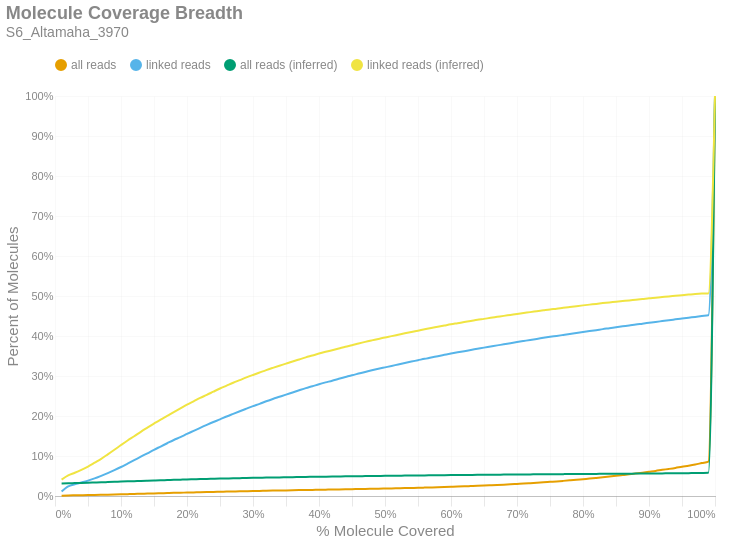

Notebook source saved alongside this figure:
### Markdown cell above
### Molecule Read Coverage
This chart shows molecule coverage breadth as computed by the number of bases aligned to that molecule. In other words, "*how much of each unique long molecule is actually sequenced/aligned?*" Keep in mind there is a distinction between sequences and alignments, since some sequences belonging to a particular molecule may not align well and wouldn't appear in the alignment data. This chart also shows molecule coverage breadth as computed by the *inferred fragment* from which the aligned sequences originate. Unlike read coverage, this calculation takes into account the total insert size, including unsequenced gaps between the forward and reverse reads. Like the previous figures, these are cumulative percents.

### Code cell
if SKIPLR:
    print_html(f"Skipped")
else:
    binned_df = consolidated_hist(valids['coverage_bp'], mask, 0.01, True)
    binned_df_inf = consolidated_hist(valids['coverage_inserts'], mask, 0.01, True)
    binned_df = binned_df.with_columns(pl.lit(binned_df_inf['all reads (cumsum)']).alias('all reads (inferred)'))
    binned_df = binned_df.with_columns(pl.lit(binned_df_inf['linked reads (cumsum)']).alias('linked reads (inferred)'))
    binned_df = binned_df.with_columns(
        (pl.col('bin').cast(pl.Float64) + 0.01).alias('right_edge')
    )

    with SafeRender(binned_df):
        (
            density_plot(binned_df, 'Molecule Coverage Breadth', samplename, 'molcov', ['all reads (inferred)','linked reads (inferred)'])
            .encode(
                #x=alt.X('bin:Q', title="% Molecule Covered").axis(format = '%').scale(padding=0),
                x=alt.X('right_edge:Q', title="% Molecule Covered").axis(format='%').scale(padding=0),
                y=alt.Y('value:Q', title='Percent of Molecules')
                    .axis(format='%')
                    .stack(False)
                    .scale(domainMin=0, padding=0),
                color=alt.Color("key:N").scale(domain = ["all reads", "linked reads", "all reads (inferred)", "linked reads (inferred)"]),
                tooltip = [
                    alt.Tooltip("key:N", title = "Data Type"),
                    alt.Tooltip("range_label:N", title="% Molecule Covered"),
                    alt.Tooltip("value:Q", format = ".2%", title="% Molecules")
                ]
            )
        ).display()

### Figure 1 — Vega-Lite specification as saved in the notebook (floating-point values rounded to 4 significant figures)
{"width": "container", "height": 400, "config": {"title": {"anchor": "start", "dy": -15, "fontSize": 18, "color": "#888888", "subtitleColor": "#888888", "subtitleFontSize": 14}, "arc": {"fill": "#0072B2"}, "axis": {"domainColor": "#888888", "domainWidth": 0.5, "gridWidth": 0.2, "grid": false, "titleFontWeight": 400, "titleFontSize": 15, "labelFontSize": 11, "labelColor": "#888888", "tickColor": "#888888", "tickWidth": 0.2, "titleColor": "#888888"}, "axisBand": {"grid": false}, "axisX": {"grid": true, "tickSize": 10, "domainCap": "round"}, "axisY": {"domain": false, "grid": true, "tickSize": 0, "domainCap": "round"}, "background": "transparent", "header": {"labelFontSize": 15, "labelColor": "#888888", "titleFontSize": 15, "titleFontWeight": 600, "titleColor": "#888888"}, "legend": {"labelFont": "sans-serif", "labelFontSize": 12, "labelColor": "#888888", "symbolSize": 100, "symbolType": "circle", "titleFontSize": 12, "titlePadding": 10, "titleColor": "#888888", "title": null, "orient": "top"}, "range": {"category": ["#E69F00", "#56B4E9", "#009E73", "#F0E442", "#0072B2", "#D55E00", "#CC79A7", "#000000"], "diverging": ["#cfe8f3", "#a2d4ec", "#73bfe2", "#46abdb", "#1696d2", "#12719e"]}, "area": {"fill": "#0072B2", "fillOpacity": 0.7, "line": true, "strokeOpacity": 0.7}, "line": {"color": "#0072B2", "stroke": "#0072B2", "strokeWidth": 2}, "trail": {"color": "#0072B2", "stroke": "#0072B2", "strokeWidth": 0, "size": 1}, "point": {"filled": true, "fillOpacity": 1.0, "size": 95}, "text": {"color": "#888888", "fontSize": 11, "align": "right", "fontWeight": 400, "size": 11}, "bar": {"fill": "#0072B2", "stroke": null}, "view": {"stroke": null, "continuousWidth": 660, "continuousHeight": 400}}, "data": {"name": "data-177370ab03d95d02e1f944f8d238da93"}, "mark": {"type": "line", "interpolate": "monotone", "point": {"opacity": 0, "size": 275}}, "encoding": {"color": {"field": "key", "scale": {"domain": ["all reads", "linked reads", "all reads (inferred)", "linked reads (inferred)"]}, "type": "nominal"}, "tooltip": [{"field": "key", "title": "Data Type", "type": "nominal"}, {"field": "range_label", "title": "% Molecule Covered", "type": "nominal"}, {"field": "value", "format": ".2%", "title": "% Molecules", "type": "quantitative"}], "x": {"axis": {"format": "%"}, "field": "right_edge", "scale": {"padding": 0}, "title": "% Molecule Covered", "type": "quantitative"}, "y": {"axis": {"format": "%"}, "field": "value", "scale": {"domainMin": 0, "padding": 0}, "stack": false, "title": "Percent of Molecules", "type": "quantitative"}}, "params": [{"name": "param_c36ac31b6afebe62", "select": {"type": "point", "fields": ["key"]}, "bind": "legend"}], "title": {"text": "Molecule Coverage Breadth", "subtitle": "S6_Altamaha_3970"}, "transform": [{"fold": ["all reads (cumsum)", "linked reads (cumsum)", "all reads (inferred)", "linked reads (inferred)"]}, {"calculate": "replace(datum.key, ' (cumsum)', '')", "as": "key"}, {"filter": {"param": "param_c36ac31b6afebe62"}}], "usermeta": {"embedOptions": {"downloadFileName": "S6_Altamaha_3970.molcov"}}, "$schema": "https://vega.github.io/schema/vega-lite/v6.1.0.json", "datasets": {"data-177370ab03d95d02e1f944f8d238da93": [{"bin": "0.0", "interval": "0.0-0.01", "all reads": 0.0006482, "linked reads": 0.01096, "all reads (cumsum)": 0.0006482, "linked reads (cumsum)": 0.01096, "range_label": "0.0-0.01", "all reads (inferred)": 0.03135, "linked reads (inferred)": 0.04111, "right_edge": 0.01}, {"bin": "0.01", "interval": "0.01-0.02", "all reads": 0.0007296, "linked reads": 0.01281, "all reads (cumsum)": 0.001378, "linked reads (cumsum)": 0.02378, "range_label": "0.01-0.02", "all reads (inferred)": 0.03191, "linked reads (inferred)": 0.05157, "right_edge": 0.02}, {"bin": "0.02", "interval": "0.02-0.03", "all reads": 0.0003298, "linked reads": 0.00556, "all reads (cumsum)": 0.001708, "linked reads (cumsum)": 0.02934, "range_label": "0.02-0.03", "all reads (inferred)": 0.03226, "linked reads (inferred)": 0.0581, "right_edge": 0.03}, {"bin": "0.03", "interval": "0.03-0.04", "all reads": 0.0002662, "linked reads": 0.004468, "all reads (cumsum)": 0.001974, "linked reads (cumsum)": 0.0338, "range_label": "0.03-0.04", "all reads (inferred)": 0.03266, "linked reads (inferred)": 0.06547, "right_edge": 0.04}, {"bin": "0.04", "interval": "0.04-0.05", "all reads": 0.000277, "linked reads": 0.004744, "all reads (cumsum)": 0.002251, "linked reads (cumsum)": 0.03855, "range_label": "0.04-0.05", "all reads (inferred)": 0.03311, "linked reads (inferred)": 0.07371, "right_edge": 0.05}, {"bin": "0.05", "interval": "0.05-0.06", "all reads": 0.0003148, "linked reads": 0.005409, "all reads (cumsum)": 0.002566, "linked reads (cumsum)": 0.04396, "range_label": "0.05-0.06", "all reads (inferred)": 0.03363, "linked reads (inferred)": 0.08326, "right_edge": 0.06}, {"bin": "0.06", "interval": "0.06-0.07", "all reads": 0.0003598, "linked reads": 0.006419, "all reads (cumsum)": 0.002925, "linked reads (cumsum)": 0.05037, "range_label": "0.06-0.07", "all reads (inferred)": 0.03416, "linked reads (inferred)": 0.09297, "right_edge": 0.07}, {"bin": "0.07", "interval": "0.07-0.08", "all reads": 0.0003809, "linked reads": 0.00684, "all reads (cumsum)": 0.003306, "linked reads (cumsum)": 0.05721, "range_label": "0.07-0.08", "all reads (inferred)": 0.03475, "linked reads (inferred)": 0.1041, "right_edge": 0.08}, {"bin": "0.08", "interval": "0.08-0.09", "all reads": 0.0004093, "linked reads": 0.007392, "all reads (cumsum)": 0.003716, "linked reads (cumsum)": 0.06461, "range_label": "0.08-0.09", "all reads (inferred)": 0.03536, "linked reads (inferred)": 0.1156, "right_edge": 0.09}, {"bin": "0.09", "interval": "0.09-0.1", "all reads": 0.0004386, "linked reads": 0.007919, "all reads (cumsum)": 0.004154, "linked reads (cumsum)": 0.07253, "range_label": "0.09-0.1", "all reads (inferred)": 0.03599, "linked reads (inferred)": 0.1274, "right_edge": 0.1}, {"bin": "0.1", "interval": "0.1-0.11", "all reads": 0.0004631, "linked reads": 0.008484, "all reads (cumsum)": 0.004617, "linked reads (cumsum)": 0.08101, "range_label": "0.1-0.11", "all reads (inferred)": 0.0366, "linked reads (inferred)": 0.1388, "right_edge": 0.11}, {"bin": "0.11", "interval": "0.11-0.12", "all reads": 0.0004663, "linked reads": 0.008572, "all reads (cumsum)": 0.005084, "linked reads (cumsum)": 0.08958, "range_label": "0.11-0.12", "all reads (inferred)": 0.03717, "linked reads (inferred)": 0.1494, "right_edge": 0.12}, {"bin": "0.12", "interval": "0.12-0.13", "all reads": 0.0004777, "linked reads": 0.008766, "all reads (cumsum)": 0.005561, "linked reads (cumsum)": 0.09835, "range_label": "0.12-0.13", "all reads (inferred)": 0.03776, "linked reads (inferred)": 0.1605, "right_edge": 0.13}, {"bin": "0.13", "interval": "0.13-0.14", "all reads": 0.000467, "linked reads": 0.008484, "all reads (cumsum)": 0.006028, "linked reads (cumsum)": 0.1068, "range_label": "0.13-0.14", "all reads (inferred)": 0.03831, "linked reads (inferred)": 0.1709, "right_edge": 0.14}, {"bin": "0.14", "interval": "0.14-0.15", "all reads": 0.0004722, "linked reads": 0.008735, "all reads (cumsum)": 0.006501, "linked reads (cumsum)": 0.1156, "range_label": "0.14-0.15", "all reads (inferred)": 0.03886, "linked reads (inferred)": 0.1812, "right_edge": 0.15}, {"bin": "0.15", "interval": "0.15-0.16", "all reads": 0.0004386, "linked reads": 0.008101, "all reads (cumsum)": 0.006939, "linked reads (cumsum)": 0.1237, "range_label": "0.15-0.16", "all reads (inferred)": 0.03939, "linked reads (inferred)": 0.1911, "right_edge": 0.16}, {"bin": "0.16", "interval": "0.16-0.17", "all reads": 0.0004455, "linked reads": 0.008208, "all reads (cumsum)": 0.007385, "linked reads (cumsum)": 0.1319, "range_label": "0.16-0.17", "all reads (inferred)": 0.03988, "linked reads (inferred)": 0.2003, "right_edge": 0.17}, {"bin": "0.17", "interval": "0.17-0.18", "all reads": 0.0004419, "linked reads": 0.008145, "all reads (cumsum)": 0.007826, "linked reads (cumsum)": 0.14, "range_label": "0.17-0.18", "all reads (inferred)": 0.04039, "linked reads (inferred)": 0.21, "right_edge": 0.18}, {"bin": "0.18", "interval": "0.18-0.19", "all reads": 0.0003868, "linked reads": 0.007153, "all reads (cumsum)": 0.008213, "linked reads (cumsum)": 0.1472, "range_label": "0.18-0.19", "all reads (inferred)": 0.04089, "linked reads (inferred)": 0.2193, "right_edge": 0.19}, {"bin": "0.19", "interval": "0.19-0.2", "all reads": 0.0004318, "linked reads": 0.007931, "all reads (cumsum)": 0.008645, "linked reads (cumsum)": 0.1551, "range_label": "0.19-0.2", "all reads (inferred)": 0.04138, "linked reads (inferred)": 0.2286, "right_edge": 0.2}, {"bin": "0.2", "interval": "0.2-0.21", "all reads": 0.0004096, "linked reads": 0.007599, "all reads (cumsum)": 0.009055, "linked reads (cumsum)": 0.1627, "range_label": "0.2-0.21", "all reads (inferred)": 0.04182, "linked reads (inferred)": 0.2368, "right_edge": 0.21}, {"bin": "0.21", "interval": "0.21-0.22", "all reads": 0.0004243, "linked reads": 0.007775, "all reads (cumsum)": 0.009479, "linked reads (cumsum)": 0.1705, "range_label": "0.21-0.22", "all reads (inferred)": 0.04227, "linked reads (inferred)": 0.2453, "right_edge": 0.22}, {"bin": "0.22", "interval": "0.22-0.23", "all reads": 0.0003976, "linked reads": 0.007367, "all reads (cumsum)": 0.009877, "linked reads (cumsum)": 0.1778, "range_label": "0.22-0.23", "all reads (inferred)": 0.04267, "linked reads (inferred)": 0.2528, "right_edge": 0.23}, {"bin": "0.23", "interval": "0.23-0.24", "all reads": 0.0003855, "linked reads": 0.007084, "all reads (cumsum)": 0.01026, "linked reads (cumsum)": 0.1849, "range_label": "0.23-0.24", "all reads (inferred)": 0.0431, "linked reads (inferred)": 0.2609, "right_edge": 0.24}, {"bin": "0.24", "interval": "0.24-0.25", "all reads": 0.000365, "linked reads": 0.006689, "all reads (cumsum)": 0.01063, "linked reads (cumsum)": 0.1916, "range_label": "0.24-0.25", "all reads (inferred)": 0.04352, "linked reads (inferred)": 0.2688, "right_edge": 0.25}, {"bin": "0.25", "interval": "0.25-0.26", "all reads": 0.0003858, "linked reads": 0.007141, "all reads (cumsum)": 0.01101, "linked reads (cumsum)": 0.1988, "range_label": "0.25-0.26", "all reads (inferred)": 0.0439, "linked reads (inferred)": 0.276, "right_edge": 0.26}, {"bin": "0.26", "interval": "0.26-0.27", "all reads": 0.0003624, "linked reads": 0.006658, "all reads (cumsum)": 0.01138, "linked reads (cumsum)": 0.2054, "range_label": "0.26-0.27", "all reads (inferred)": 0.04428, "linked reads (inferred)": 0.2832, "right_edge": 0.27}, {"bin": "0.27", "interval": "0.27-0.28", "all reads": 0.0003591, "linked reads": 0.006564, "all reads (cumsum)": 0.01173, "linked reads (cumsum)": 0.212, "range_label": "0.27-0.28", "all reads (inferred)": 0.04464, "linked reads (inferred)": 0.2898, "right_edge": 0.28}, {"bin": "0.28", "interval": "0.28-0.29", "all reads": 0.0003523, "linked reads": 0.006388, "all reads (cumsum)": 0.01209, "linked reads (cumsum)": 0.2184, "range_label": "0.28-0.29", "all reads (inferred)": 0.045, "linked reads (inferred)": 0.2964, "right_edge": 0.29}, {"bin": "0.29", "interval": "0.29-0.3", "all reads": 0.00035, "linked reads": 0.006319, "all reads (cumsum)": 0.01244, "linked reads (cumsum)": 0.2247, "range_label": "0.29-0.3", "all reads (inferred)": 0.04533, "linked reads (inferred)": 0.3026, "right_edge": 0.3}, {"bin": "0.3", "interval": "0.3-0.31", "all reads": 0.0003233, "linked reads": 0.00571, "all reads (cumsum)": 0.01276, "linked reads (cumsum)": 0.2304, "range_label": "0.3-0.31", "all reads (inferred)": 0.04564, "linked reads (inferred)": 0.3086, "right_edge": 0.31}, {"bin": "0.31", "interval": "0.31-0.32", "all reads": 0.0003503, "linked reads": 0.00635, "all reads (cumsum)": 0.01311, "linked reads (cumsum)": 0.2367, "range_label": "0.31-0.32", "all reads (inferred)": 0.04597, "linked reads (inferred)": 0.3147, "right_edge": 0.32}, {"bin": "0.32", "interval": "0.32-0.33", "all reads": 0.0003288, "linked reads": 0.005867, "all reads (cumsum)": 0.01344, "linked reads (cumsum)": 0.2426, "range_label": "0.32-0.33", "all reads (inferred)": 0.04627, "linked reads (inferred)": 0.3203, "right_edge": 0.33}, {"bin": "0.33", "interval": "0.33-0.34", "all reads": 0.0003063, "linked reads": 0.005378, "all reads (cumsum)": 0.01375, "linked reads (cumsum)": 0.248, "range_label": "0.33-0.34", "all reads (inferred)": 0.04656, "linked reads (inferred)": 0.3257, "right_edge": 0.34}, {"bin": "0.34", "interval": "0.34-0.35", "all reads": 0.0003141, "linked reads": 0.005396, "all reads (cumsum)": 0.01406, "linked reads (cumsum)": 0.2534, "range_label": "0.34-0.35", "all reads (inferred)": 0.04684, "linked reads (inferred)": 0.331, "right_edge": 0.35}, {"bin": "0.35", "interval": "0.35-0.36", "all reads": 0.0003161, "linked reads": 0.005522, "all reads (cumsum)": 0.01438, "linked reads (cumsum)": 0.2589, "range_label": "0.35-0.36", "all reads (inferred)": 0.04712, "linked reads (inferred)": 0.3364, "right_edge": 0.36}, {"bin": "0.36", "interval": "0.36-0.37", "all reads": 0.0003138, "linked reads": 0.005422, "all reads (cumsum)": 0.01469, "linked reads (cumsum)": 0.2643, "range_label": "0.36-0.37", "all reads (inferred)": 0.04739, "linked reads (inferred)": 0.3414, "right_edge": 0.37}, {"bin": "0.37", "interval": "0.37-0.38", "all reads": 0.0003119, "linked reads": 0.00529, "all reads (cumsum)": 0.015, "linked reads (cumsum)": 0.2696, "range_label": "0.37-0.38", "all reads (inferred)": 0.04767, "linked reads (inferred)": 0.3465, "right_edge": 0.38}, {"bin": "0.38", "interval": "0.38-0.39", "all reads": 0.0002881, "linked reads": 0.004775, "all reads (cumsum)": 0.01529, "linked reads (cumsum)": 0.2744, "range_label": "0.38-0.39", "all reads (inferred)": 0.04792, "linked reads (inferred)": 0.3512, "right_edge": 0.39}, {"bin": "0.39", "interval": "0.39-0.4", "all reads": 0.0003063, "linked reads": 0.004989, "all reads (cumsum)": 0.0156, "linked reads (cumsum)": 0.2794, "range_label": "0.39-0.4", "all reads (inferred)": 0.04818, "linked reads (inferred)": 0.3561, "right_edge": 0.4}, {"bin": "0.4", "interval": "0.4-0.41", "all reads": 0.000291, "linked reads": 0.004593, "all reads (cumsum)": 0.01589, "linked reads (cumsum)": 0.284, "range_label": "0.4-0.41", "all reads (inferred)": 0.04842, "linked reads (inferred)": 0.3604, "right_edge": 0.41}, {"bin": "0.41", "interval": "0.41-0.42", "all reads": 0.0002698, "linked reads": 0.004361, "all reads (cumsum)": 0.01616, "linked reads (cumsum)": 0.2883, "range_label": "0.41-0.42", "all reads (inferred)": 0.04864, "linked reads (inferred)": 0.3645, "right_edge": 0.42}, {"bin": "0.42", "interval": "0.42-0.43", "all reads": 0.0003093, "linked reads": 0.004744, "all reads (cumsum)": 0.01647, "linked reads (cumsum)": 0.2931, "range_label": "0.42-0.43", "all reads (inferred)": 0.04887, "linked reads (inferred)": 0.3688, "right_edge": 0.43}, {"bin": "0.43", "interval": "0.43-0.44", "all reads": 0.0003102, "linked reads": 0.004424, "all reads (cumsum)": 0.01678, "linked reads (cumsum)": 0.2975, "range_label": "0.43-0.44", "all reads (inferred)": 0.04911, "linked reads (inferred)": 0.3732, "right_edge": 0.44}, {"bin": "0.44", "interval": "0.44-0.45", "all reads": 0.0003115, "linked reads": 0.004499, "all reads (cumsum)": 0.01709, "linked reads (cumsum)": 0.302, "range_label": "0.44-0.45", "all reads (inferred)": 0.04932, "linked reads (inferred)": 0.377, "right_edge": 0.45}, {"bin": "0.45", "interval": "0.45-0.46", "all reads": 0.0002985, "linked reads": 0.004041, "all reads (cumsum)": 0.01739, "linked reads (cumsum)": 0.306, "range_label": "0.45-0.46", "all reads (inferred)": 0.04956, "linked reads (inferred)": 0.3813, "right_edge": 0.46}, {"bin": "0.46", "interval": "0.46-0.47", "all reads": 0.000307, "linked reads": 0.004028, "all reads (cumsum)": 0.01769, "linked reads (cumsum)": 0.3101, "range_label": "0.46-0.47", "all reads (inferred)": 0.04978, "linked reads (inferred)": 0.3853, "right_edge": 0.47}, {"bin": "0.47", "interval": "0.47-0.48", "all reads": 0.0003252, "linked reads": 0.004098, "all reads (cumsum)": 0.01802, "linked reads (cumsum)": 0.3142, "range_label": "0.47-0.48", "all reads (inferred)": 0.04999, "linked reads (inferred)": 0.3891, "right_edge": 0.48}, {"bin": "0.48", "interval": "0.48-0.49", "all reads": 0.000336, "linked reads": 0.003821, "all reads (cumsum)": 0.01835, "linked reads (cumsum)": 0.318, "range_label": "0.48-0.49", "all reads (inferred)": 0.05019, "linked reads (inferred)": 0.3926, "right_edge": 0.49}, {"bin": "0.49", "interval": "0.49-0.5", "all reads": 0.0003265, "linked reads": 0.003545, "all reads (cumsum)": 0.01868, "linked reads (cumsum)": 0.3215, "range_label": "0.49-0.5", "all reads (inferred)": 0.0504, "linked reads (inferred)": 0.3964, "right_edge": 0.5}, {"bin": "0.5", "interval": "0.5-0.51", "all reads": 0.0003148, "linked reads": 0.003533, "all reads (cumsum)": 0.019, "linked reads (cumsum)": 0.3251, "range_label": "0.5-0.51", "all reads (inferred)": 0.05058, "linked reads (inferred)": 0.3997, "right_edge": 0.51}, {"bin": "0.51", "interval": "0.51-0.52", "all reads": 0.0003731, "linked reads": 0.003777, "all reads (cumsum)": 0.01937, "linked reads (cumsum)": 0.3288, "range_label": "0.51-0.52", "all reads (inferred)": 0.05077, "linked reads (inferred)": 0.4032, "right_edge": 0.52}, {"bin": "0.52", "interval": "0.52-0.53", "all reads": 0.0003702, "linked reads": 0.003639, "all reads (cumsum)": 0.01974, "linked reads (cumsum)": 0.3325, "range_label": "0.52-0.53", "all reads (inferred)": 0.05097, "linked reads (inferred)": 0.4066, "right_edge": 0.53}, {"bin": "0.53", "interval": "0.53-0.54", "all reads": 0.000406, "linked reads": 0.003552, "all reads (cumsum)": 0.02014, "linked reads (cumsum)": 0.336, "range_label": "0.53-0.54", "all reads (inferred)": 0.05116, "linked reads (inferred)": 0.4101, "right_edge": 0.54}, {"bin": "0.54", "interval": "0.54-0.55", "all reads": 0.0004083, "linked reads": 0.003426, "all reads (cumsum)": 0.02055, "linked reads (cumsum)": 0.3395, "range_label": "0.54-0.55", "all reads (inferred)": 0.05134, "linked reads (inferred)": 0.4134, "right_edge": 0.55}, {"bin": "0.55", "interval": "0.55-0.56", "all reads": 0.0004497, "linked reads": 0.003514, "all reads (cumsum)": 0.021, "linked reads (cumsum)": 0.343, "range_label": "0.55-0.56", "all reads (inferred)": 0.05153, "linked reads (inferred)": 0.4166, "right_edge": 0.56}, {"bin": "0.56", "interval": "0.56-0.57", "all reads": 0.0004579, "linked reads": 0.003169, "all reads (cumsum)": 0.02146, "linked reads (cumsum)": 0.3461, "range_label": "0.56-0.57", "all reads (inferred)": 0.05171, "linked reads (inferred)": 0.42, "right_edge": 0.57}, {"bin": "0.57", "interval": "0.57-0.58", "all reads": 0.0004647, "linked reads": 0.003457, "all reads (cumsum)": 0.02193, "linked reads (cumsum)": 0.3496, "range_label": "0.57-0.58", "all reads (inferred)": 0.05188, "linked reads (inferred)": 0.423, "right_edge": 0.58}, {"bin": "0.58", "interval": "0.58-0.59", "all reads": 0.0005041, "linked reads": 0.003257, "all reads (cumsum)": 0.02243, "linked reads (cumsum)": 0.3529, "range_label": "0.58-0.59", "all reads (inferred)": 0.05206, "linked reads (inferred)": 0.4261, "right_edge": 0.59}, {"bin": "0.59", "interval": "0.59-0.6", "all reads": 0.0005325, "linked reads": 0.003232, "all reads (cumsum)": 0.02296, "linked reads (cumsum)": 0.3561, "range_label": "0.59-0.6", "all reads (inferred)": 0.05224, "linked reads (inferred)": 0.4292, "right_edge": 0.6}, {"bin": "0.6", "interval": "0.6-0.61", "all reads": 0.0005432, "linked reads": 0.003025, "all reads (cumsum)": 0.02351, "linked reads (cumsum)": 0.3591, "range_label": "0.6-0.61", "all reads (inferred)": 0.05239, "linked reads (inferred)": 0.432, "right_edge": 0.61}, {"bin": "0.61", "interval": "0.61-0.62", "all reads": 0.0005823, "linked reads": 0.002962, "all reads (cumsum)": 0.02409, "linked reads (cumsum)": 0.3621, "range_label": "0.61-0.62", "all reads (inferred)": 0.05255, "linked reads (inferred)": 0.4348, "right_edge": 0.62}, {"bin": "0.62", "interval": "0.62-0.63", "all reads": 0.0006361, "linked reads": 0.003018, "all reads (cumsum)": 0.02472, "linked reads (cumsum)": 0.3651, "range_label": "0.62-0.63", "all reads (inferred)": 0.05271, "linked reads (inferred)": 0.4375, "right_edge": 0.63}, {"bin": "0.63", "interval": "0.63-0.64", "all reads": 0.000642, "linked reads": 0.002874, "all reads (cumsum)": 0.02537, "linked reads (cumsum)": 0.368, "range_label": "0.63-0.64", "all reads (inferred)": 0.05288, "linked reads (inferred)": 0.4403, "right_edge": 0.64}, {"bin": "0.64", "interval": "0.64-0.65", "all reads": 0.0006749, "linked reads": 0.002981, "all reads (cumsum)": 0.02604, "linked reads (cumsum)": 0.371, "range_label": "0.64-0.65", "all reads (inferred)": 0.05302, "linked reads (inferred)": 0.4428, "right_edge": 0.65}, {"bin": "0.65", "interval": "0.65-0.66", "all reads": 0.0007306, "linked reads": 0.002736, "all reads (cumsum)": 0.02677, "linked reads (cumsum)": 0.3737, "range_label": "0.65-0.66", "all reads (inferred)": 0.05316, "linked reads (inferred)": 0.4454, "right_edge": 0.66}, {"bin": "0.66", "interval": "0.66-0.67", "all reads": 0.0007459, "linked reads": 0.002868, "all reads (cumsum)": 0.02752, "linked reads (cumsum)": 0.3766, "range_label": "0.66-0.67", "all reads (inferred)": 0.05331, "linked reads (inferred)": 0.4478, "right_edge": 0.67}, {"bin": "0.67", "interval": "0.67-0.68", "all reads": 0.0008065, "linked reads": 0.002598, "all reads (cumsum)": 0.02832, "linked reads (cumsum)": 0.3792, "range_label": "0.67-0.68", "all reads (inferred)": 0.05346, "linked reads (inferred)": 0.4503, "right_edge": 0.68}, {"bin": "0.68", "interval": "0.68-0.69", "all reads": 0.0008548, "linked reads": 0.002899, "all reads (cumsum)": 0.02918, "linked reads (cumsum)": 0.3821, "range_label": "0.68-0.69", "all reads (inferred)": 0.0536, "linked reads (inferred)": 0.4527, "right_edge": 0.69}, {"bin": "0.69", "interval": "0.69-0.7", "all reads": 0.0009239, "linked reads": 0.002673, "all reads (cumsum)": 0.0301, "linked reads (cumsum)": 0.3847, "range_label": "0.69-0.7", "all reads (inferred)": 0.05374, "linked reads (inferred)": 0.4551, "right_edge": 0.7}, {"bin": "0.7", "interval": "0.7-0.71", "all reads": 0.0009151, "linked reads": 0.002717, "all reads (cumsum)": 0.03102, "linked reads (cumsum)": 0.3874, "range_label": "0.7-0.71", "all reads (inferred)": 0.05387, "linked reads (inferred)": 0.4573, "right_edge": 0.71}, {"bin": "0.71", "interval": "0.71-0.72", "all reads": 0.001006, "linked reads": 0.002736, "all reads (cumsum)": 0.03202, "linked reads (cumsum)": 0.3902, "range_label": "0.71-0.72", "all reads (inferred)": 0.05401, "linked reads (inferred)": 0.4597, "right_edge": 0.72}, {"bin": "0.72", "interval": "0.72-0.73", "all reads": 0.001034, "linked reads": 0.002491, "all reads (cumsum)": 0.03306, "linked reads (cumsum)": 0.3927, "range_label": "0.72-0.73", "all reads (inferred)": 0.05414, "linked reads (inferred)": 0.4619, "right_edge": 0.73}, {"bin": "0.73", "interval": "0.73-0.74", "all reads": 0.001088, "linked reads": 0.002723, "all reads (cumsum)": 0.03415, "linked reads (cumsum)": 0.3954, "range_label": "0.73-0.74", "all reads (inferred)": 0.05427, "linked reads (inferred)": 0.4642, "right_edge": 0.74}, {"bin": "0.74", "interval": "0.74-0.75", "all reads": 0.001199, "linked reads": 0.002573, "all reads (cumsum)": 0.03534, "linked reads (cumsum)": 0.398, "range_label": "0.74-0.75", "all reads (inferred)": 0.05441, "linked reads (inferred)": 0.4664, "right_edge": 0.75}, {"bin": "0.75", "interval": "0.75-0.76", "all reads": 0.001176, "linked reads": 0.002272, "all reads (cumsum)": 0.03652, "linked reads (cumsum)": 0.4002, "range_label": "0.75-0.76", "all reads (inferred)": 0.05453, "linked reads (inferred)": 0.4683, "right_edge": 0.76}, {"bin": "0.76", "interval": "0.76-0.77", "all reads": 0.001287, "linked reads": 0.002378, "all reads (cumsum)": 0.03781, "linked reads (cumsum)": 0.4026, "range_label": "0.76-0.77", "all reads (inferred)": 0.05467, "linked reads (inferred)": 0.4706, "right_edge": 0.77}, {"bin": "0.77", "interval": "0.77-0.78", "all reads": 0.001344, "linked reads": 0.002416, "all reads (cumsum)": 0.03915, "linked reads (cumsum)": 0.405, "range_label": "0.77-0.78", "all reads (inferred)": 0.05479, "linked reads (inferred)": 0.4726, "right_edge": 0.78}, {"bin": "0.78", "interval": "0.78-0.79", "all reads": 0.001399, "linked reads": 0.002579, "all reads (cumsum)": 0.04055, "linked reads (cumsum)": 0.4076, "range_label": "0.78-0.79", "all reads (inferred)": 0.05492, "linked reads (inferred)": 0.4746, "right_edge": 0.79}, {"bin": "0.79", "interval": "0.79-0.8", "all reads": 0.001536, "linked reads": 0.002372, "all reads (cumsum)": 0.04208, "linked reads (cumsum)": 0.41, "range_label": "0.79-0.8", "all reads (inferred)": 0.05504, "linked reads (inferred)": 0.4766, "right_edge": 0.8}, {"bin": "0.8", "interval": "0.8-0.81", "all reads": 0.001441, "linked reads": 0.002253, "all reads (cumsum)": 0.04353, "linked reads (cumsum)": 0.4122, "range_label": "0.8-0.81", "all reads (inferred)": 0.05516, "linked reads (inferred)": 0.4784, "right_edge": 0.81}, {"bin": "0.81", "interval": "0.81-0.82", "all reads": 0.00161, "linked reads": 0.002372, "all reads (cumsum)": 0.04514, "linked reads (cumsum)": 0.4146, "range_label": "0.81-0.82", "all reads (inferred)": 0.05528, "linked reads (inferred)": 0.4802, "right_edge": 0.82}, {"bin": "0.82", "interval": "0.82-0.83", "all reads": 0.001687, "linked reads": 0.002592, "all reads (cumsum)": 0.04682, "linked reads (cumsum)": 0.4172, "range_label": "0.82-0.83", "all reads (inferred)": 0.05541, "linked reads (inferred)": 0.4822, "right_edge": 0.83}, {"bin": "0.83", "interval": "0.83-0.84", "all reads": 0.001729, "linked reads": 0.002259, "all reads (cumsum)": 0.04855, "linked reads (cumsum)": 0.4195, "range_label": "0.83-0.84", "all reads (inferred)": 0.05553, "linked reads (inferred)": 0.484, "right_edge": 0.84}, {"bin": "0.84", "interval": "0.84-0.85", "all reads": 0.001798, "linked reads": 0.002422, "all reads (cumsum)": 0.05035, "linked reads (cumsum)": 0.4219, "range_label": "0.84-0.85", "all reads (inferred)": 0.05564, "linked reads (inferred)": 0.4855, "right_edge": 0.85}, {"bin": "0.85", "interval": "0.85-0.86", "all reads": 0.00191, "linked reads": 0.002297, "all reads (cumsum)": 0.05226, "linked reads (cumsum)": 0.4242, "range_label": "0.85-0.86", "all reads (inferred)": 0.05575, "linked reads (inferred)": 0.4873, "right_edge": 0.86}, {"bin": "0.86", "interval": "0.86-0.87", "all reads": 0.00194, "linked reads": 0.002209, "all reads (cumsum)": 0.0542, "linked reads (cumsum)": 0.4264, "range_label": "0.86-0.87", "all reads (inferred)": 0.05587, "linked reads (inferred)": 0.489, "right_edge": 0.87}, {"bin": "0.87", "interval": "0.87-0.88", "all reads": 0.00205, "linked reads": 0.002416, "all reads (cumsum)": 0.05625, "linked reads (cumsum)": 0.4288, "range_label": "0.87-0.88", "all reads (inferred)": 0.05599, "linked reads (inferred)": 0.4906, "right_edge": 0.88}, {"bin": "0.88", "interval": "0.88-0.89", "all reads": 0.002102, "linked reads": 0.002046, "all reads (cumsum)": 0.05835, "linked reads (cumsum)": 0.4308, "range_label": "0.88-0.89", "all reads (inferred)": 0.0561, "linked reads (inferred)": 0.4923, "right_edge": 0.89}, {"bin": "0.89", "interval": "0.89-0.9", "all reads": 0.002196, "linked reads": 0.002127, "all reads (cumsum)": 0.06055, "linked reads (cumsum)": 0.433, "range_label": "0.89-0.9", "all reads (inferred)": 0.05624, "linked reads (inferred)": 0.4941, "right_edge": 0.9}, {"bin": "0.9", "interval": "0.9-0.91", "all reads": 0.002207, "linked reads": 0.002121, "all reads (cumsum)": 0.06276, "linked reads (cumsum)": 0.4351, "range_label": "0.9-0.91", "all reads (inferred)": 0.05637, "linked reads (inferred)": 0.4957, "right_edge": 0.91}, {"bin": "0.91", "interval": "0.91-0.92", "all reads": 0.002595, "linked reads": 0.002209, "all reads (cumsum)": 0.06535, "linked reads (cumsum)": 0.4373, "range_label": "0.91-0.92", "all reads (inferred)": 0.05651, "linked reads (inferred)": 0.4973, "right_edge": 0.92}, {"bin": "0.92", "interval": "0.92-0.93", "all reads": 0.002337, "linked reads": 0.002209, "all reads (cumsum)": 0.06769, "linked reads (cumsum)": 0.4395, "range_label": "0.92-0.93", "all reads (inferred)": 0.05665, "linked reads (inferred)": 0.499, "right_edge": 0.93}, {"bin": "0.93", "interval": "0.93-0.94", "all reads": 0.002529, "linked reads": 0.002077, "all reads (cumsum)": 0.07022, "linked reads (cumsum)": 0.4416, "range_label": "0.93-0.94", "all reads (inferred)": 0.0568, "linked reads (inferred)": 0.5005, "right_edge": 0.94}, {"bin": "0.94", "interval": "0.94-0.95", "all reads": 0.002945, "linked reads": 0.002083, "all reads (cumsum)": 0.07316, "linked reads (cumsum)": 0.4437, "range_label": "0.94-0.95", "all reads (inferred)": 0.05694, "linked reads (inferred)": 0.502, "right_edge": 0.95}, {"bin": "0.95", "interval": "0.95-0.96", "all reads": 0.002561, "linked reads": 0.002083, "all reads (cumsum)": 0.07572, "linked reads (cumsum)": 0.4458, "range_label": "0.95-0.96", "all reads (inferred)": 0.05713, "linked reads (inferred)": 0.5035, "right_edge": 0.96}, {"bin": "0.96", "interval": "0.96-0.97", "all reads": 0.002992, "linked reads": 0.001977, "all reads (cumsum)": 0.07872, "linked reads (cumsum)": 0.4477, "range_label": "0.96-0.97", "all reads (inferred)": 0.05729, "linked reads (inferred)": 0.5049, "right_edge": 0.97}, {"bin": "0.97", "interval": "0.97-0.98", "all reads": 0.003716, "linked reads": 0.00214, "all reads (cumsum)": 0.08243, "linked reads (cumsum)": 0.4499, "range_label": "0.97-0.98", "all reads (inferred)": 0.05755, "linked reads (inferred)": 0.506, "right_edge": 0.98}, {"bin": "0.98", "interval": "0.98-0.99", "all reads": 0.003584, "linked reads": 0.00192, "all reads (cumsum)": 0.08601, "linked reads (cumsum)": 0.4518, "range_label": "0.98-0.99", "all reads (inferred)": 0.05797, "linked reads (inferred)": 0.5065, "right_edge": 0.99}, {"bin": "0.99", "interval": "0.99-1.0", "all reads": 0.914, "linked reads": 0.5482, "all reads (cumsum)": 1.0, "linked reads (cumsum)": 1.0, "range_label": "0.99-1.0", "all reads (inferred)": 1.0, "linked reads (inferred)": 1.0, "right_edge": 1.0}]}}
